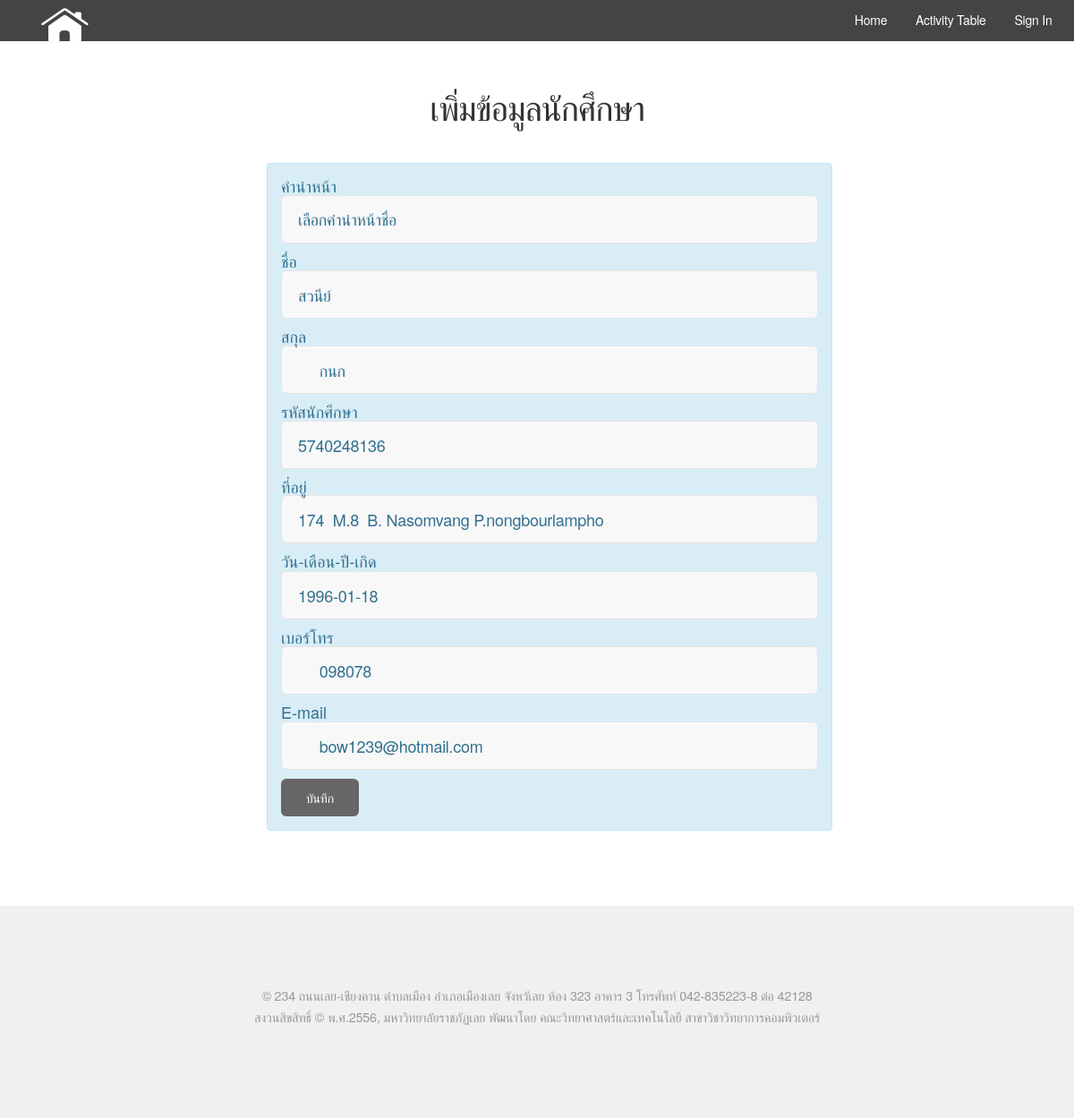
Page /add_stddata.php?std_id=3&method=edit on the committed database.
### tables this page shows
CREATE TABLE `student` (
  `std_id` int(7) NOT NULL AUTO_INCREMENT,
  `pname` int(1) NOT NULL,
  `fname` varchar(255) NOT NULL,
  `lname` varchar(255) NOT NULL,
  `std_code` varchar(10) NOT NULL,
  `address` varchar(255) DEFAULT NULL,
  `phone` varchar(10) DEFAULT NULL,
  `dateofbirth` date NOT NULL,
  `email` varchar(255) DEFAULT NULL,
  PRIMARY KEY (`std_id`)
);

### add_stddata.php (the view, shortened to what this page needs)
<?php     include_once 'header.php';?>
<?php if(isset($_GET['method'])){
    $std_id = $_GET['std_id'];
    $strsql = "SELECT * FROM student WHERE std_id=$std_id";
    $result = mysqli_query($conn,$strsql);
    $rs = mysqli_fetch_array($result);
}
?>
				<section id="main" class="container 75%">
					<header>
						<h2>เพิ่มข้อมูลนักศึกษา</h2>
					</header>
					<div class="row">
					<div class="12u">
							<form action="addstd.php" method="post">
                                                        <div class="alert alert-info">
							<div id="loginbox">
                                                            <h4>คำนำหน้า
                                                                <select name="pname">
                                                                    <option value="">เลือกคำนำหน้าชื่อ</option>
                                                                </select>
                                                            </h4>
							<h4>ชื่อ<input type="text" name="fname" value="<?= isset($_GET['method'])?$rs['fname']:''?>"/></h4>
							<h4>สกุล<input type="text" name="lname"value=" <?= isset($_GET['method'])?$rs['lname']:''?>"/></h4>
							<h4>รหัสนักศึกษา <input type="text" name="StudentID" value="<?= isset($_GET['method'])?$rs['std_code']:''?>"/></h4>
							<h4>ที่อยู่ <input type="text" name="address"value="<?= isset($_GET['method'])?$rs['address']:''?>"/></h4>
							<h4>วัน-เดือน-ปี-เกิด <input readonly  type="text" name="dateofbirth" class='datepicker' data-date-format="yyyy/mm/dd"value="<?= isset($_GET['method'])?$rs['dateofbirth']:''?>"></h4>
							<h4>เบอร์โทร <input type="text" name="phone"value=" <?= isset($_GET['method'])?$rs['phone']:''?>"/></h4>
                                                        <h4>E-mail <input type="text" name="email" value=" <?= isset($_GET['method'])?$rs['email']:''?>"/></h4>
							<?php
                                    if(isset($_GET['method'])?$_GET['method']:''=='edit'){
                                        echo "<input type='submit' name='submit' value='บันทึก'>";
                                    }else{
                         ?>
                                                        <h4><input type="submit" value=" บันทึก " />
                                                        <input type="reset" class="button special" value=" ยกเลิก " /></h4>
                                    <?php }?>
								</div>
					</div></form>
					</div>
                                        </div>
				</section>
<?php include_once 'footer.php';?>

### assets/css/main.css (style rules this page uses)
html, body, div, span, applet, object, iframe, h1, h2, h3, h4, h5, h6, p, blockquote, pre, a, abbr, acronym, address, big, cite, code, del, dfn, em, img, ins, kbd, q, s, samp, small, strike, strong, sub, sup, tt, var, b, u, i, center, dl, dt, dd, ol, ul, li, fieldset, form, label, legend, table, caption, tbody, tfoot, thead, tr, th, td, article, aside, canvas, details, embed, figure, figcaption, footer, header, hgroup, menu, nav, output, ruby, section, summary, time, mark, audio, video { margin: 0; padding: 0; border: 0; font-size: 100%; font: inherit; vertical-align: baseline; }
article, aside, details, figcaption, figure, footer, header, hgroup, menu, nav, section { display: block; }
body { line-height: 1; }
body { -webkit-text-size-adjust: none; }
*, *:before, *:after { -moz-box-sizing: border-box; -webkit-box-sizing: border-box; box-sizing: border-box; }
.container { margin-left: auto; margin-right: auto; }
.container.\37 5\25 { width: 45em; }
.container { width: 60em; }
@media screen and (max-width: 1680px) { .container.\37 5\25 { width: 45em; } }
@media screen and (max-width: 1680px) { .container { width: 60em; } }
@media screen and (max-width: 1280px) { .container.\37 5\25 { width: 45em; } }
@media screen and (max-width: 1280px) { .container { width: 60em; } }
.row { border-bottom: solid 1px transparent; -moz-box-sizing: border-box; -webkit-box-sizing: border-box; box-sizing: border-box; }
.row > * { float: left; -moz-box-sizing: border-box; -webkit-box-sizing: border-box; box-sizing: border-box; }
.row:after, .row:before { content: ''; display: block; clear: both; height: 0; }
.row > * { padding: 0 0 0 2em; }
.row { margin: 0 0 -1px -2em; }
.\31 2u, .\31 2u\24 { width: 100%; clear: none; margin-left: 0; }
@media screen and (max-width: 1680px) { .row > * { padding: 0 0 0 2em; } }
@media screen and (max-width: 1680px) { .row { margin: 0 0 -1px -2em; } }
@media screen and (max-width: 1280px) { .row > * { padding: 0 0 0 2em; } }
@media screen and (max-width: 1280px) { .row { margin: 0 0 -1px -2em; } }
body { background: #f5f5f5; }
body, input, select, textarea { color: #777; font-family: "Source Sans Pro", sans-serif; font-size: 16pt; font-weight: 300; line-height: 1.65em; letter-spacing: -0.015em; }
h1, h2, h3, h4, h5, h6 { color: #646464; font-weight: 300; line-height: 1em; margin: 0 0 0.5em 0; }
h2 { font-size: 2.25em; line-height: 1.5em; letter-spacing: -0.035em; }
h4 { font-size: 1.1em; line-height: 1.5em; letter-spacing: 0; }
form { margin: 0 0 2em 0; }
input[type="text"], input[type="password"], input[type="email"], select, textarea { -moz-appearance: none; -webkit-appearance: none; -ms-appearance: none; appearance: none; background: #f8f8f8; border-radius: 6px; border: solid 1px #e5e5e5; color: inherit; display: block; outline: 0; padding: 0 1em; text-decoration: none; width: 100%; }
input[type="text"], input[type="password"], input[type="email"], select { height: 3em; }
input[type="submit"], input[type="reset"], input[type="button"], .button { -moz-appearance: none; -webkit-appearance: none; -ms-appearance: none; appearance: none; -moz-transition: background-color 0.2s ease-in-out, color 0.2s ease-in-out; -webkit-transition: background-color 0.2s ease-in-out, color 0.2s ease-in-out; -ms-transition: background-color 0.2s ease-in-out, color 0.2s ease-in-out; transition: background-color 0.2s ease-in-out, color 0.2s ease-in-out; background-color: #666; border-radius: 6px; border: 0; color: #ffffff; cursor: pointer; display: inline-block; font-weight: 400; height: 3em; line-height: 3em; padding: 0 2em; text-align: center; text-decoration: none; white-space: nowrap; }
#main { padding: 4em 0; }
#main > header { text-align: center; margin: 0 0 3em 0; }
#main > header h2 { font-size: 2.75em; margin: 0; }
@media screen and (max-width: 1680px) { body, input, select, textarea { font-size: 13pt; } }
@media screen and (max-width: 1280px) { body, input, select, textarea { font-size: 11pt; } }

### css/datepicker.css (style rules this page uses)
.datepicker { padding: 4px; margin-top: 1px; -webkit-border-radius: 4px; -moz-border-radius: 4px; border-radius: 4px; direction: ltr; }

### rows in the picture
student: fname "สวนีย์", StudentID "5740248136", email "bow1239@hotmail.com"
